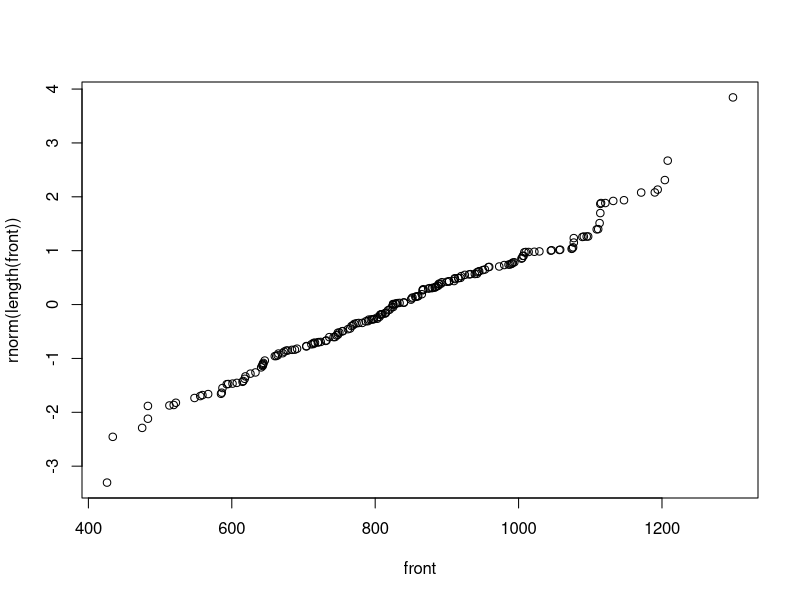

R code for this plot: (Note: this script raises an error after producing the figure.)
### Last class ####
# Non parametric data --> use Spearman correlation
# One-way and two ANOVA tests
# assumptions in ANOVA -->equal variance (can be checked using bartlett) and data is from normal distribution (can be checked using qqplot)

# Type 1,2,3,4 in ANOVA ??

seatbelts = data.frame(Seatbelts)
attach(seatbelts)

# qqplot ---> sorts two samples and pair those points and plot
qqplot(front, rnorm(length(front)))
qqline(front, rnorm(length(front)))
# at the tails there are some deviations

# Shapiro-Wilk test for normality
shapiro.test(front) # says front is normally distributed (Null hypothesis) --> p>0.05

# Kolmogorov-smirnov test --> check if both data belongs to same distribution (any)
# finds the maximum deviation between the 2 curves = D
ks.test(front, "pnorm", mean(front), sd(front)) # says front is normally distributed --> p>0.05

# Chi-squared test if distributions are equal

front.freq = table(cut(front, 8))
norm.freq = table(cut(rnorm(100), 8))
chisq.test(front.freq, norm.freq)

front.freq = table(cut(front, 8))
norm.freq = table(cut(rnorm(length(front)), 8))  # irrespective of length of rnorm, we get same p-value for both the cases ---> different?
chisq.test(front.freq, norm.freq)

# Conclusion: p-values for all three tests are different
# If the tests give contradicting results which one to use? --> Use Shapiro-Wilk test as it specializes on normality tests


### September 11th, Friday ###

# Linear Regression:

attd = attitude
pairs(attitude, main = "attitude data")
cor(attitude) # be careful ---> make sure there is no high correlation among X's

fm <- lm(rating ~ complaints, data = attitude)
summary(fm)
fm$residuals  # error terms
plot(attitude$complaints, fm$residuals)
plot(attitude$rating, fm$residuals)

# plot residuals v/s X and v/s Y

summary(fm2 <- lm(rating ~ learning + complaints, data = attitude))
summary(fm1 <- lm(rating ~ ., data = attitude))

# how to analyse linear regression output table ??
# Residual standard error --> sum((actual.y - pred.y))
# Multiple R-squared --> nothing but R-squared
# what is Adjusted R-squared etc...??






#.